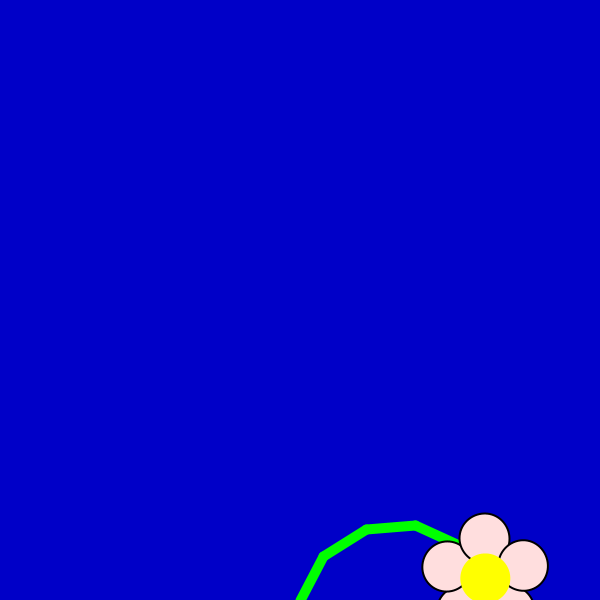
Frame 1 (no input)
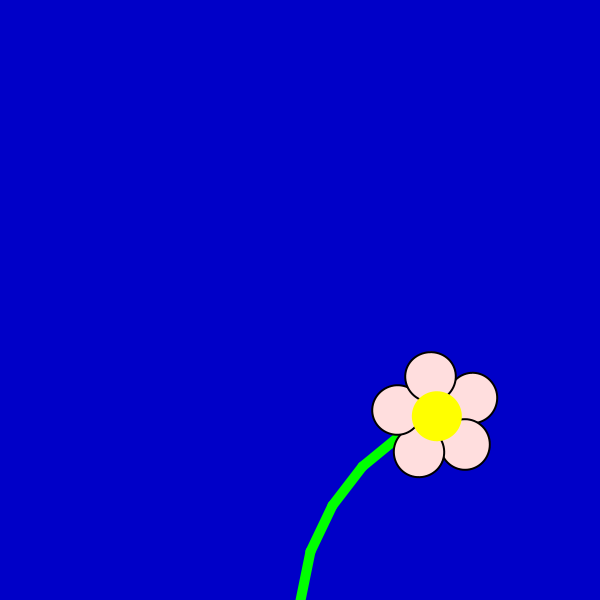
Frame 60 (the mouse pressed at the canvas centre just before this capture)
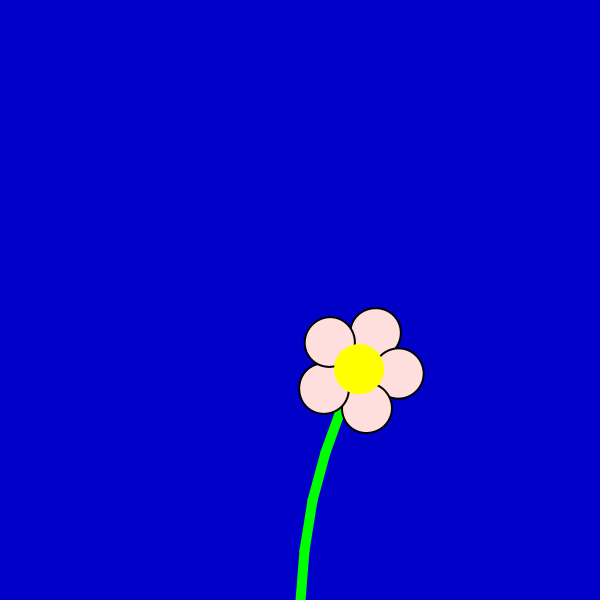
Frame 120 (the mouse held since frame 60 and released just before this capture)

The Processing sketch that drew these frames (run headless with seeded random() and noise(); from frame 60 on, the mouse is pressed at the canvas centre):

// Processing sketch: t6_2
// ── t6_2.pde

Flower flower;
int flowerLength = 5;
void setup() {
  size(600, 600);
  flower = new Flower(flowerLength);
}

void draw() {
  background(0, 0, 200, 100);
  flower.show();
  flower.update();
}

// ── Flower.pde
class Flower {
  Segment [] segment;

  Flower(int segmentNr) {
    segment = new Segment[segmentNr];
    for (int i=0; i<segment.length; i++) {
      segment[i] = new Segment();
    }
  }
  void show() {
    pushMatrix();
    translate(width/2, height);
    for  (int i=0; i<segment.length; i++) {
      rotate(segment[i].totalRotation);
      stroke(0, 255, 0);
      strokeWeight(10);
      line(0, 0, 0, -50);
      if (i == segment.length-1) {
        pushMatrix();
        translate(0, -40);


        //for loop!

        //first petal
        strokeWeight(2);
        stroke(0, 0, 0);
        fill(255, 222, 222);
        ellipse(0, -40, 50, 50);

        //second petal
        strokeWeight(2);
        stroke(0, 0, 0);
        fill(255, 222, 222);
        rotate(radians(72));
        ellipse(0, -40, 50, 50);

        //third petal
        strokeWeight(2);
        stroke(0, 0, 0);
        fill(255, 222, 222);
        rotate(radians(72));
        ellipse(0, -40, 50, 50);

        //fourth petal
        strokeWeight(2);
        stroke(0, 0, 0);
        fill(255, 222, 222);
        rotate(radians(72));
        ellipse(0, -40, 50, 50);

        //fifth petal
        strokeWeight(2);
        stroke(0, 0, 0);
        fill(255, 222, 222);
        rotate(radians(72));
        ellipse(0, -40, 50, 50);
        popMatrix();

        fill(255, 255, 0);
        noStroke();
        ellipse(0, -40, 50, 50);
      }
      translate(0, -50);
    }
    popMatrix();
  }

  void update() {
    segment[0].update(0, segment[1].followingTorque);
    for (int i=1; i<segment.length-1; i++) {
      segment[i].update(segment[i-1].incomingVelocity, segment[i+1].followingTorque);
    }
    segment[segment.length - 1].update(segment[segment.length -2].incomingVelocity, 0);
  }
}

// ── Segment.pde
class Segment {

  float incomingVelocity;
  float followingTorque;
  float torque = 0.05;
  float f;
  float c;
  float angularVelocity = 0.01;
  float totalRotation = 0.5;

  Segment() {
    c = 100;
    f = 0.03;
  }


void update(float incomingVelocity, float followingTorque) {
  //comments!
  float usedVelocity = angularVelocity - incomingVelocity; 
  float friction = usedVelocity * f;
  torque = (1 / c * totalRotation + friction);
  totalRotation += usedVelocity;
  angularVelocity += followingTorque - torque;
}
}
